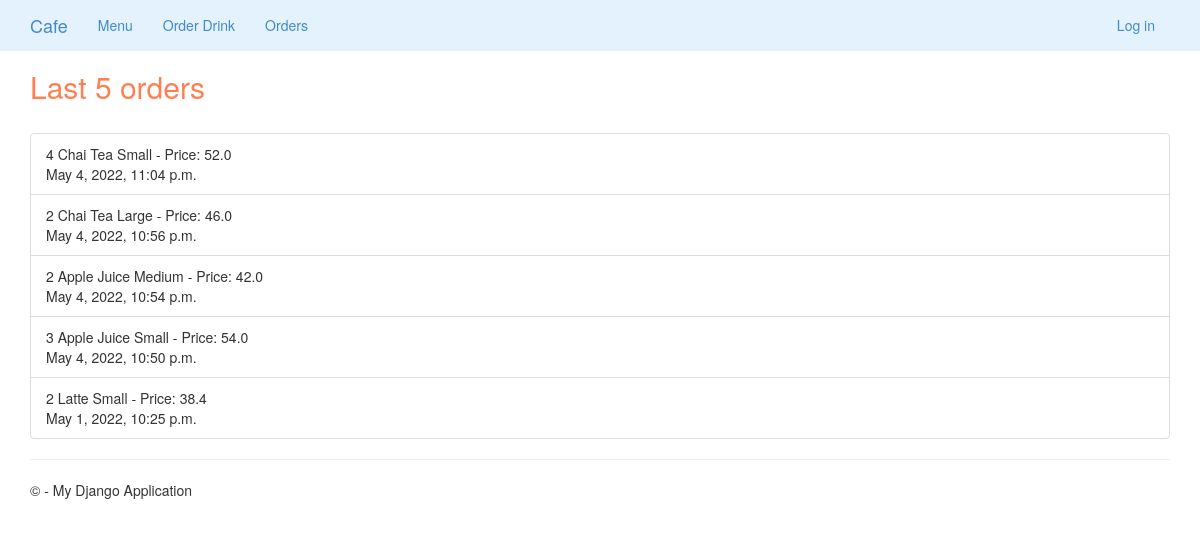
Screenshot of /orders/ with the database file from the repository.
### app/models.py (models this page shows, shortened)
class Order (models.Model):
    id = models.AutoField(primary_key=True)
    drink = models.ForeignKey(Drink, on_delete=models.CASCADE)
    quantity = models.IntegerField()
    price = models.FloatField (default= 0.0)
    order_date = models.DateTimeField(default = datetime.now())

class Drink (models.Model):
    TYPES = (
        ('COFFEE', 'coffee'),
        ('TEA', 'tea'),
        ('JUICE', 'juice'),
    )
    SIZES = (
        ('SMALL', 'small'),
        ('MEDIUM', 'medium'),
        ('LARGE', 'large'),
    )
    id = models.AutoField(primary_key=True)
    name = models.CharField(max_length=50)
    type = models.CharField(max_length=10, choices = TYPES , default='COFFEE')
    size = models.CharField(max_length=10, choices = SIZES , default='LARGE')
    price = models.DecimalField (max_digits=5, decimal_places=2)

### app/views.py (the view)
# urls.py: path('orders/', views.orders, name='orders'),
def orders(request):
    assert isinstance(request, HttpRequest)
    order_list = Order.objects.all().order_by('-id')[:5]
    return render(
        request,
        'app/orders.html',
        {
           'order_list': order_list,
        }
    )

### app/templates/app/orders.html
{% extends "app/layout.html" %}
{% block content %}
<h2 style="color:coral">Last 5 orders</h2>
<br />
<ul class="list-group list-group-flush">
{% for order in order_list %}
   <li class="list-group-item"> {{ order.quantity}} {{ order.drink.name}} - Price: {{ order.price}}      <br />           {{order.order_date}}</li>
{% endfor %}
</ul>
{% endblock %}

### app/static/app/content/site.css (style rules this page uses)
body { padding-top: 50px; padding-bottom: 20px; }

### rows the page displays
Order: quantity "4", drink.name "Chai Tea Small", price "52.0", order_date "May 4, 2022, 11:04 p.m."
Order: quantity "2", drink.name "Chai Tea Large", price "46.0", order_date "May 4, 2022, 10:56 p.m."
Order: quantity "2", drink.name "Apple Juice Medium", price "42.0", order_date "May 4, 2022, 10:54 p.m."
Order: quantity "3", drink.name "Apple Juice Small", price "54.0", order_date "May 4, 2022, 10:50 p.m."
Order: quantity "2", drink.name "Latte Small", price "38.4", order_date "May 1, 2022, 10:25 p.m."
